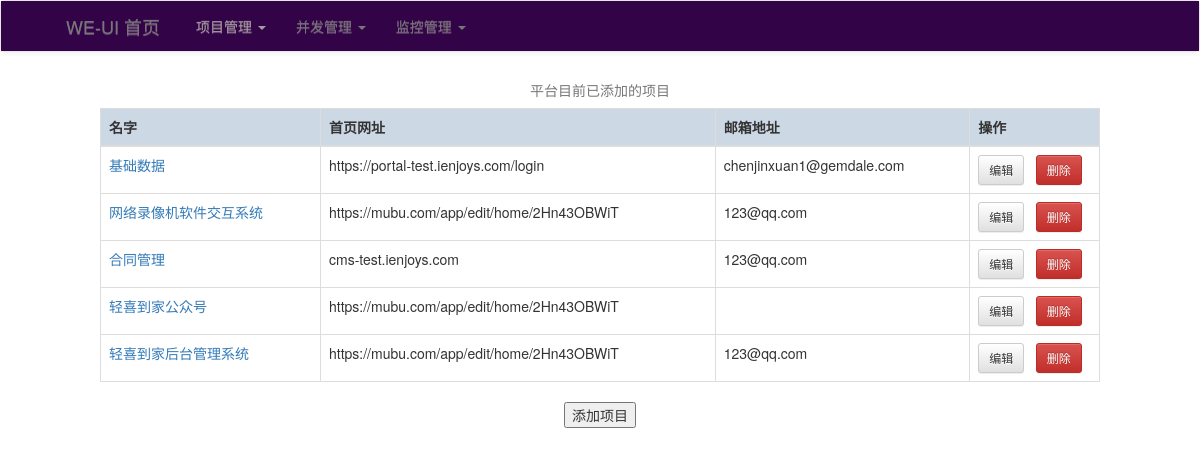
/home/, run on the app's committed database.
### uiApp/models.py (models this page shows, shortened)
class DB_end(models.Model):
    name = models.CharField(max_length=20, null=True, blank=True)
    host = models.CharField(max_length=200, null=True, blank=True)
    check_time = models.CharField(max_length=50, null=True, blank=True)
    phone = models.CharField(max_length=200, null=True, blank=True)
    email = models.CharField(max_length=200, null=True, blank=True)
    dingtalk = models.CharField(max_length=200, null=True, blank=True)
    user = models.CharField(max_length=20, null=True, blank=True)
    max_threads = models.IntegerField(default=5)

### uiApp/views.py (the view)
# urls.py: 2. Add a URL to urlpatterns:  path('', views.home, name='home')
def home(request):
    res = {'end': DB_end.objects.all(), 'href': DB_href.objects.all()}
    return render(request, 'home.html', res)

### uiApp/templates/home.html (shortened to what this page needs)
<!DOCTYPE html>
<html lang="en">
<head>
    <link rel="stylesheet" type="text/css" href="/static/bootstrap-3.4.1-dist/css/bootstrap.css">
    <link rel="stylesheet" type="text/css" href="/static/bootstrap-3.4.1-dist/css/bootstrap-theme.css">
</head>
<body>
    {% include 'new_menu.html' %}
    <table class="table table-bordered" align="center" style="width: 1000px">
       <caption style="text-align: center">平台目前已添加的项目</caption>
       <thead>
         <tr style="background-color: #cdd8e5">
         <th>名字</th>
         <th>首页网址</th>
         <th>邮箱地址</th>
         <th>操作</th>
         </tr>
       </thead>
       <tbody>
         {% for i in end %}
         <tr>
             <td><a href="/testcases/{{ i.id }}">{{ i.name }}</a></td>
             <td>{{ i.host }}</td>
             <td>{{ i.email }}</td>
             <td style="width: 13%"><button class="btn btn-default btn-sm" onclick="edit_project({{ i.id }})">编辑</button> &nbsp
             <button class="btn btn-danger btn-sm"onclick="delEnd({{ i.id }})">删除</button></td>
         </tr>
         {% endfor %}
       </tbody>
    </table>
    <div align="center"><button onclick='javascript=document.getElementById("add_end_input").style.display="block"'>添加项目</button></div>
</body>
</html>

### data on the page
DB_end: name "基础数据", host "https://portal-test.ienjoys.com/login", email "chenjinxuan1@gemdale.com"
DB_end: name "网络录像机软件交互系统", host "https://mubu.com/app/edit/home/2Hn43OBWiT", email "123@qq.com"
DB_end: name "合同管理", host "cms-test.ienjoys.com", email "123@qq.com"
DB_end: name "轻喜到家公众号", host "https://mubu.com/app/edit/home/2Hn43OBWiT"
DB_end: name "轻喜到家后台管理系统", host "https://mubu.com/app/edit/home/2Hn43OBWiT", email "123@qq.com"
